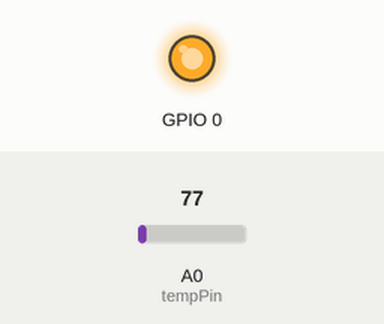
This sketch was run on a simulated ESP8266 (NodeMCU). Shown: output pins drawn as LEDs (lit = HIGH). The test bench sets the inputs (shaded band); at power-on: A0 (tempPin) = 77. WiFi joins after 1.5 s; servers stay silent unless stated; uploads are accepted with an empty reply.

Above: at 21.11 s.
At 68.4 s:
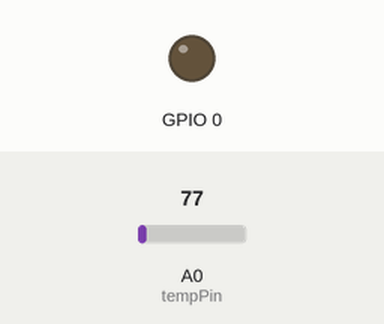
Timing chart, 0 to 130.0 s (numbered marks = the images above):
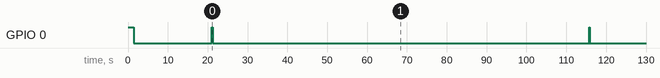

The sketch:

FrigidaireESP14Jul.ino
```cpp
#include <ESP8266HTTPClient.h>
#include <ESP8266WiFi.h>
#include <IRsend.h>
#include <ArduinoJson.h>

IRsend irsend(4);

// Temperature Reading Variables
int tempPin = A0;
float tempF = 0.0;

// IR Control Variables
#define POWER 0x0010AF8877
#define FAN_SLOWER 0x0010AF20DF
#define FAN_FASTER 0x0010AF807F
#define FAN_AUTO 0x0010AFF00F
#define TEMP_UP 0x0010AF708F
#define TEMP_DOWN 0x0010AFB04F

// Wifi Information

#define networkID ""
#define networkPass ""
#define networkSec "AES"

// API Information
#define API_KEY ""
#define DELAY_NORMAL 300000
#define DELAY_ERROR 1200000

// AC State Information
int currTemp = 60;
int lastTemp = 60;
int currFan = 3;
int currState = 1; // 1 is on

// Desired State Information

String jsonSettings;
int desTemp;
int desState;
int desFan;

// Sending Temperature Information
// API Information
char* URL = "";
// For Main room Thermostat
String room = "main";

// Connect to website and get desired state
// ToDo: Add error handling
void getDesiredState(){
  StaticJsonBuffer<1000> jsonBuffer;
  // Diagnostic
  //Serial.println("Connecting to georgedill.net");
  // Signal that its connecting
  digitalWrite(0, HIGH);
  // Open a connection object
  HTTPClient http;
  http.begin("");
  // Post a get request to the website
  http.GET();

  // Read the payload
  jsonSettings = http.getString();
  //Serial.println(jsonSettings);

  // Close the connection
  http.end();
  digitalWrite(0, LOW);

  JsonArray &root = jsonBuffer.parseArray(jsonSettings);

  if(!root.success()){
    //Serial.println("JSON Parsing Failed");
    return;
  }

  desTemp = root[0][String("desTemp")];
  desState = root[0][String("desState")];
  desFan = root[0][String("desFan")];


}

void readTemp(){

  int readVal;
  float voltage;
  float tempC;
  readVal = analogRead(tempPin);
  voltage = (float) readVal * 1000/1023;
  tempC = (voltage - 424) / 6.25;
  tempF = tempC * 1.8 + 32;
  currTemp = tempF;
  //Serial.print("The room temp is: ");
  //Serial.println(currTemp);

  String postText = String("currentTemp=");
  postText = postText + tempF;
  postText = postText + "&room=";
  postText = postText + room;

  HTTPClient http;
  http.begin(URL);
  http.addHeader("Content-Type", "application/x-www-form-urlencoded");
  http.POST(postText);
  http.writeToStream(&Serial);
  String payload = http.getString();

  //Serial.println(httpCode);
  //Serial.println(payload);
  http.end();


  return;
}

void initializeUnit(){

  // Turn unit on
  //Serial.println("power");
  //Serial.println(POWER, HEX);
  irsend.sendNEC(POWER, 32);
  delay(500);


  // Turn thermostat to min
  for(int i=0; i<30; i++){
    //Serial.println("Thermo Down");
    irsend.sendNEC(TEMP_DOWN, 32);
    delay(500);
  }

  // Turn fan to max
  for(int i=0; i<3; i++){
    //Serial.println("Fan Up");
    irsend.sendNEC(FAN_FASTER, 32);
    delay(500);
  }

}

void setFanSpeed(){

  if(currFan == desFan){
    return;
  }

  if(desFan == 2){
    irsend.sendNEC(FAN_AUTO, 32);
    currFan = 2;
    return;
  }

  if(desFan == 1){
    irsend.sendNEC(FAN_FASTER, 32);
    irsend.sendNEC(FAN_FASTER, 32);
    currFan = 1;
    return;
  }

  if(desFan == 0){
    irsend.sendNEC(FAN_SLOWER, 32);
    irsend.sendNEC(FAN_SLOWER, 32);
    currFan = 0;
    return;
  }

}

void powerButton(){
  irsend.sendNEC(POWER, 32);
}

void adjustTemp(){

  while(lastTemp != desTemp){
    delay(500);
    if(desTemp > lastTemp){
      lastTemp++;
      irsend.sendNEC(TEMP_UP, 32);
      continue;
    }

    if(desTemp < lastTemp){
      lastTemp--;
      irsend.sendNEC(TEMP_DOWN, 32);
      continue;
    }
  }
}


// Do thermostat functions
void thermoControl(){
  // Situations to turn the conditioner on
  // If desState is on, curr state is off, currTemp > desTemp
  // Adjust the temperature after turning the unit on

  if(desState == 1 && currState == 0){
    //Serial.println("Turning on");
    irsend.sendNEC(POWER, 32);
    currState = 1;
    adjustTemp();
  }

  // Situations to turn the conditioner off
  // If desState is off and curr state is on
  // If desState is on and currTemp < desTemp
  // Ajust the temperature before turning the unit off

  else if(desState == 0 && currState == 1){
    //Serial.println("Turning off - user shutdown");
    adjustTemp();
    irsend.sendNEC(POWER, 32);
    currState = 0;
  }

  else{
    // Set temperature of unit
    adjustTemp();
  }

}

void setup()
{
  /* Comment out displays to serial port
  Serial.begin(9600);
  delay(100);

  // Connect to Wifi
  Serial.println();
  Serial.println();
  Serial.print("Connecting to ");
  Serial.println(networkID);
  */

  pinMode(0, OUTPUT);
  digitalWrite(0, HIGH);

  WiFi.begin(networkID, networkPass);

  while(WiFi.status() != WL_CONNECTED){
    delay(500);
    //Serial.print(".");
  }
  /*
  Serial.println("");
  Serial.println("WiFi connected");
  Serial.println("IP address: ");
  Serial.println(WiFi.localIP());
  */

  digitalWrite(0, LOW);

  // Initialize IR output pin
  pinMode(tempPin, INPUT);
  irsend.begin();
  initializeUnit();
}


void loop(){

  readTemp();
  getDesiredState();
  thermoControl();
  setFanSpeed();

  delay(60000);
}
```

Measured:
- by itself, GPIO 0: goes LOW 19.5 s, HIGH 0.20 s, LOW 94.5 s, HIGH 0.20 s, then LOW
